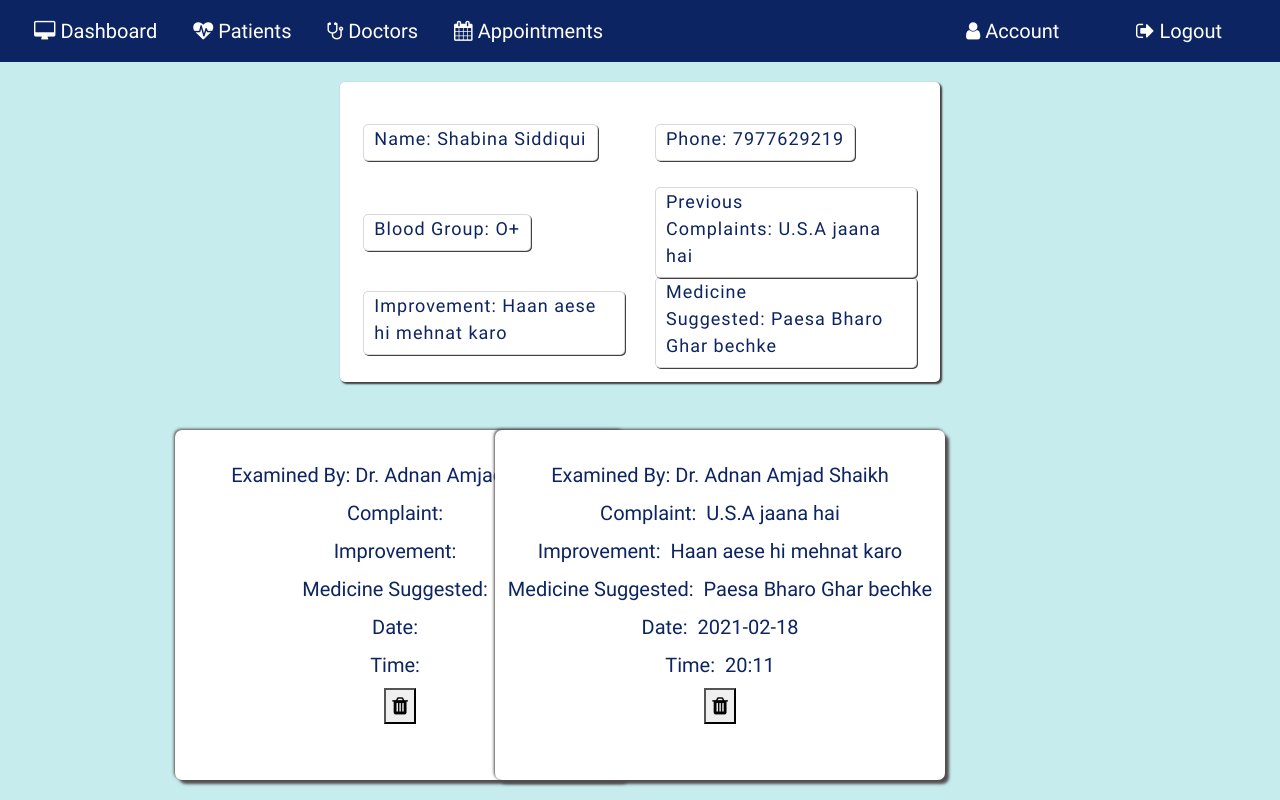
/viewapp/1 (signed in), run on an earlier commit of the app's database.
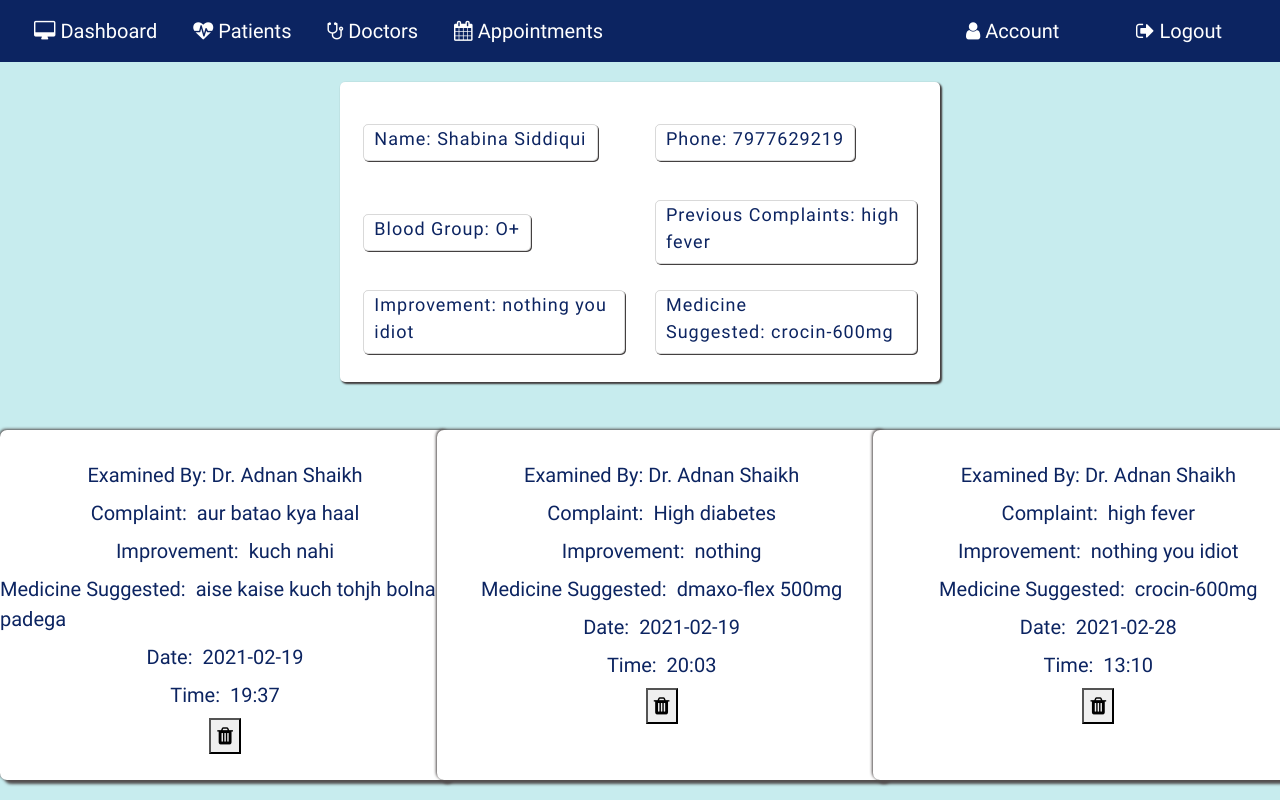
And on a later commit of the database.
### application/routes.py (models this page shows, shortened)
class Patient(db.Model):
  __tablename__ = 'Patient'
  id = db.Column(db.Integer, primary_key=True)
  pname = db.Column(db.String(20))
  age= db.Column(db.String(20))
  phone=db.Column(db.String(20))
  gender=db.Column(db.String(10))
  bgroup=db.Column(db.String(5))
  state=db.Column(db.String(15))
  address=db.Column(db.String(100))
  mstatus=db.Column(db.String(10))
  complaint=db.Column(db.String(5000))
  improvement=db.Column(db.String(5000))
  medicine_suggested=db.Column(db.String(5000))
  pat_image = db.Column(db.String(20), nullable=False, default='default.jpg')

class Appointments(db.Model):
  __tablename__ = 'Appointments'
  id = db.Column(db.Integer, primary_key=True)
  pname=db.Column(db.String(100))
  examinedby = db.Column(db.String(100))
  complaint = db.Column(db.String(5000))
  medicine_suggested = db.Column(db.String(5000))
  improvements = db.Column(db.String(5000))
  date= db.Column(db.String(50))
  time= db.Column(db.String(50))

### application/routes.py (the view)
@app.route('/viewapp/<id>',methods=['POST','GET'])
def viewapp(id):
  if 'username' in session:
    pat=Patient.query.filter_by(id=id).first()
    pname=pat.pname
    appointment= Appointments.query.filter_by(pname=pname).all()
    if request.method=='GET':
      return render_template('viewapp.html',appointment=appointment, pat=pat)
    return render_template('viewapp.html',appointment=appointment, pat=pat)

### application/templates/viewapp.html (shortened to what this page needs)
{% extends 'layout.html' %}{% include 'includes/nav.html' %} {% block content%}
<section id="viewapp">
  <div class="outer-container">
    <div class="container-view">
      <form action="" method="GET">
        <div class="row row-view">
          <div class="col-5 col-view">
            <div class="inner-col">
              <label for="">Name:&nbsp;{{ pat.pname }}</label>
            </div>
          </div>
          <div class="col-5 col-view">
            <div class="inner-col">
              <label for="">Phone:&nbsp;{{pat.phone}}</label>
            </div>
          </div>
        </div>
        <div class="row row-view">
          <div class="col-5 col-view">
            <div class="inner-col">
              <label for="">Blood Group:&nbsp;{{ pat.bgroup }}</label>
            </div>
          </div>
          <div class="col-5 col-view">
            <div class="inner-col">
              <label for="">Previous Complaints:&nbsp;{{pat.complaint}}</label>
            </div>
          </div>
        </div>
        <div class="row row-view">
          <div class="col-5 col-view">
            <div class="inner-col">
              <label for="">Improvement:&nbsp;{{ pat.improvement }}</label>
            </div>
          </div>
          <div class="col-5 col-view">
            <div class="inner-col">
              <label for=""
                >Medicine Suggested:&nbsp;{{pat.medicine_suggested}}</label
              >
            </div>
          </div>
        </div>
      </form>
    </div>
    <div class="app-view">
      <div class="row">
        {% for i in appointment %}
        <div class="mt-5 col-4">
          <div class="form-style app-card">
            <div>
              <label for="">Examined By:&nbsp;{{ i.examinedby }}</label>
            </div>
            <div>
              <label for="">Complaint: &nbsp;{{ i.complaint }}</label>
            </div>
            <div>
              <label for="">Improvement: &nbsp;{{ i.improvements }}</label>
            </div>
            <div>
              <label for=""
                >Medicine Suggested: &nbsp;{{ i.medicine_suggested }}</label
              >
            </div>
            <div>
              <label for="">Date: &nbsp;{{ i.date }}</label>
            </div>
            <div>
              <label for="">Time: &nbsp;{{ i.time }}</label>
            </div>
            <div>
              <button
                type="button"
                class="dbutton"
                onclick="window.location='/deleteapp/{{ i.id }}'"
              >
                <i class="fa fa-trash" aria-hidden="true"></i>
              </button>
            </div>
          </div>
        </div>
        {% endfor %}
      </div>
    </div>
  </div>
</section>
{% endblock content%}

What changed in the data, as far as the page shows it:
removed Appointments: examinedby "Dr. Adnan Amjad Shaikh", complaint "U.S.A jaana hai", improvements "Haan aese hi mehnat karo", medicine_suggested "Paesa Bharo Ghar bechke", date "2021-02-18", time "20:11"
changed Patient "Shabina Siddiqui": complaint "U.S.A jaana hai" → "high fever"; improvement "Haan aese hi mehnat karo" → "nothing you idiot"; medicine_suggested "Paesa Bharo Ghar bechke" → "crocin-600mg"
changed Appointments: examinedby "Dr. Adnan Amjad Shaikh" → "Dr. Adnan Shaikh"; complaint (not shown) → "aur batao kya haal"; improvements (not shown) → "kuch nahi"; medicine_suggested (not shown) → "aise kaise kuch tohjh bolna padega"; date (not shown) → "2021-02-19"; time (not shown) → "19:37"
added Appointments: examinedby "Dr. Adnan Shaikh", complaint "High diabetes", improvements "nothing", medicine_suggested "dmaxo-flex 500mg", date "2021-02-19", time "20:03"
added Appointments: examinedby "Dr. Adnan Shaikh", complaint "high fever", improvements "nothing you idiot", medicine_suggested "crocin-600mg", date "2021-02-28", time "13:10"
